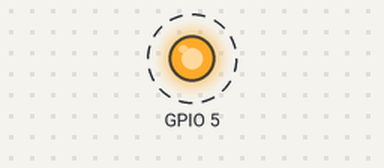
The sketch below on a simulated ESP32. Parts: output pins drawn as LEDs (lit = HIGH). Dashed ring = blinking. WiFi joins after 1.5 s; servers stay silent unless stated; what the sketch prints to the serial monitor is not drawn.

Above: at 2.0 s.
Timing chart, 0 to 6.1 s (numbered marks = the images above):
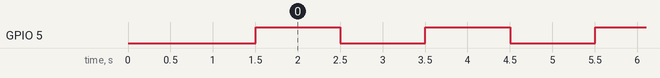

Measured:
- by itself, GPIO 5: alternates HIGH for 1.0 s and LOW for 1.0 s

The sketch:

OTA_web_updater.ino
```cpp
#include <WiFi.h>
#include <WebServer.h>
#include <ESPmDNS.h>
#include <Update.h>

const char* host = "esp32";
const char* ssid = "YOUR_WIFI_SSID";         // Enter your WiFi SSID
const char* password = "YOUR_WIFI_PASSWORD"; // Enter your WiFi Password

// Secure Web Login Credentials
const char* www_username = "admin";
const char* www_password = "admin";

WebServer server(80);

/*
- Server Index Page (Using Raw String Literals to fix quote errors)
 */
const char* serverIndex = R"rawliteral(
<!DOCTYPE html>
<html>
<head>
  <script src="https://ajax.googleapis.com/ajax/libs/jquery/3.2.1/jquery.min.js"></script>
</head>
<body style="font-family: Arial; text-align: center; margin-top: 50px;">
  <h2>ESP32 Secure OTA Web Updater</h2>
  <form method="POST" action="#" enctype="multipart/form-data" id="upload_form">
    <input type="file" name="update" accept=".bin">
    <input type="submit" value="Update Firmware">
  </form>
  <br>
  <div id="prg" style="font-weight: bold;">Progress: 0%</div>
  <script>
    $('form').submit(function(e){
      e.preventDefault();
      var form = $('#upload_form')[0];
      var data = new FormData(form);
      $.ajax({
        url: '/update',
        type: 'POST',
        data: data,
        contentType: false,
        processData: false,
        xhr: function() {
          var xhr = new window.XMLHttpRequest();
          xhr.upload.addEventListener('progress', function(evt) {
            if (evt.lengthComputable) {
              var per = evt.loaded / evt.total;
              $('#prg').html('Progress: ' + Math.round(per*100) + '%');
            }
          }, false);
          return xhr;
        },
        success:function(d, s) {
          $('#prg').html('Update Success! Rebooting...');
          console.log('success!');
        },
        error: function (a, b, c) {
          $('#prg').html('Update Failed!');
        }
      });
    });
  </script>
</body>
</html>
)rawliteral";

void setup(void) {
  // Setup code that runs once
  pinMode(5, OUTPUT);
  Serial.begin(115200);

  // Connect to WiFi network
  WiFi.begin(ssid, password);
  Serial.println("");

  // Wait for connection
  while (WiFi.status() != WL_CONNECTED) {
    delay(500);
    Serial.print(".");
  }

  Serial.println("");
  Serial.print("Connected to ");
  Serial.println(ssid);
  Serial.print("IP address: ");
  Serial.println(WiFi.localIP());

  // Setup mDNS
  if (!MDNS.begin(host)) {
    Serial.println("Error setting up MDNS responder!");
    while (1) { delay(1000); }
  }
  Serial.println("mDNS responder started");

  // Root URL redirects to serverIndex
  server.on("/", HTTP_GET, []() {
    server.sendHeader("Location", "/serverIndex");
    server.send(302, "text/plain", "");
  });

  // Secure Server Index Route
  server.on("/serverIndex", HTTP_GET, []() {
    if (!server.authenticate(www_username, www_password)) {
      return server.requestAuthentication();
    }
    server.sendHeader("Connection", "close");
    server.send(200, "text/html", serverIndex);
  });

  // Secure Update Handling
  server.on("/update", HTTP_POST, []() {
    if (!server.authenticate(www_username, www_password)) {
      return server.requestAuthentication();
    }
    server.sendHeader("Connection", "close");
    server.send(200, "text/plain", (Update.hasError()) ? "FAIL" : "OK");
    ESP.restart();
  }, []() {
    if (!server.authenticate(www_username, www_password)) {
      return;
    }

    HTTPUpload& upload = server.upload();
    if (upload.status == UPLOAD_FILE_START) {
      Serial.printf("Update: %s\n", upload.filename.c_str());
      if (!Update.begin(UPDATE_SIZE_UNKNOWN)) {
        Update.printError(Serial);
      }
    } else if (upload.status == UPLOAD_FILE_WRITE) {
      if (Update.write(upload.buf, upload.currentSize) != upload.currentSize) {
        Update.printError(Serial);
      }
    } else if (upload.status == UPLOAD_FILE_END) {
      if (Update.end(true)) {
        Serial.printf("Update Success: %u\nRebooting...\n", upload.totalSize);
      } else {
        Update.printError(Serial);
      }
    }
  });

  server.begin();
}

void loop(void) {
  server.handleClient();

  // Continuous loop code
  digitalWrite(5, HIGH);
  delay(1000);
  digitalWrite(5, LOW);
  delay(1000);
}
```
